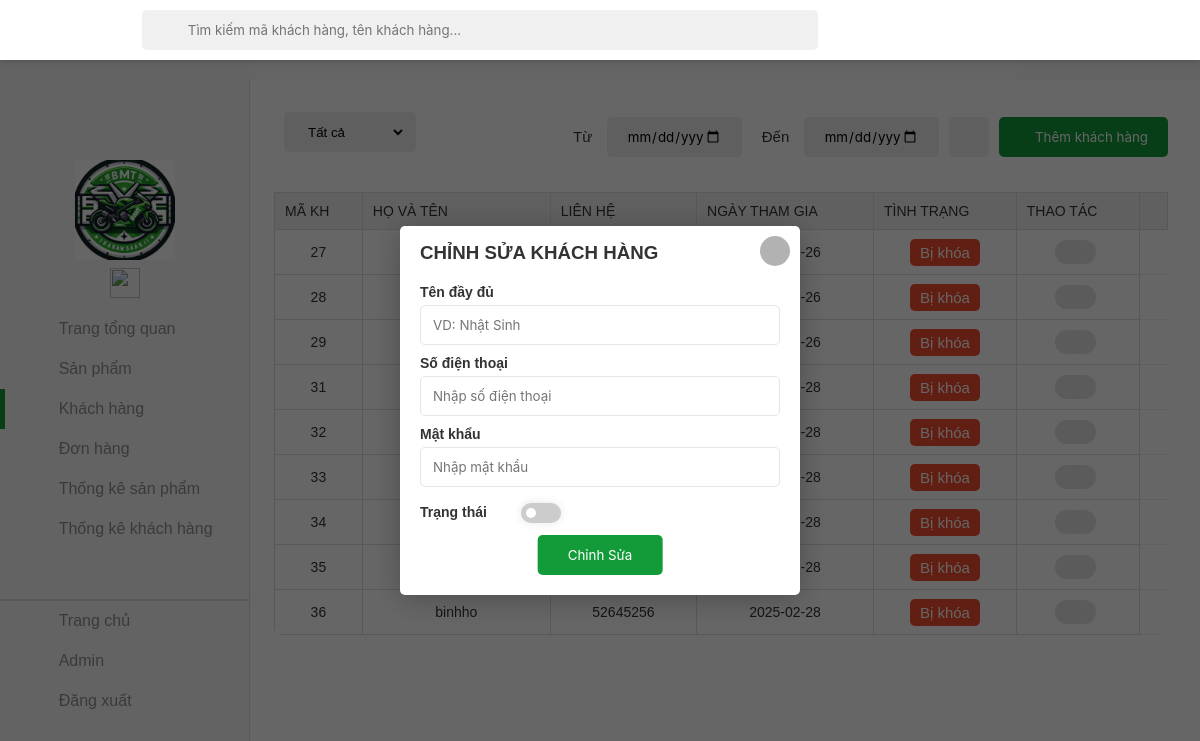
Before: /khachhang/changekhachhang.php with the older database file.
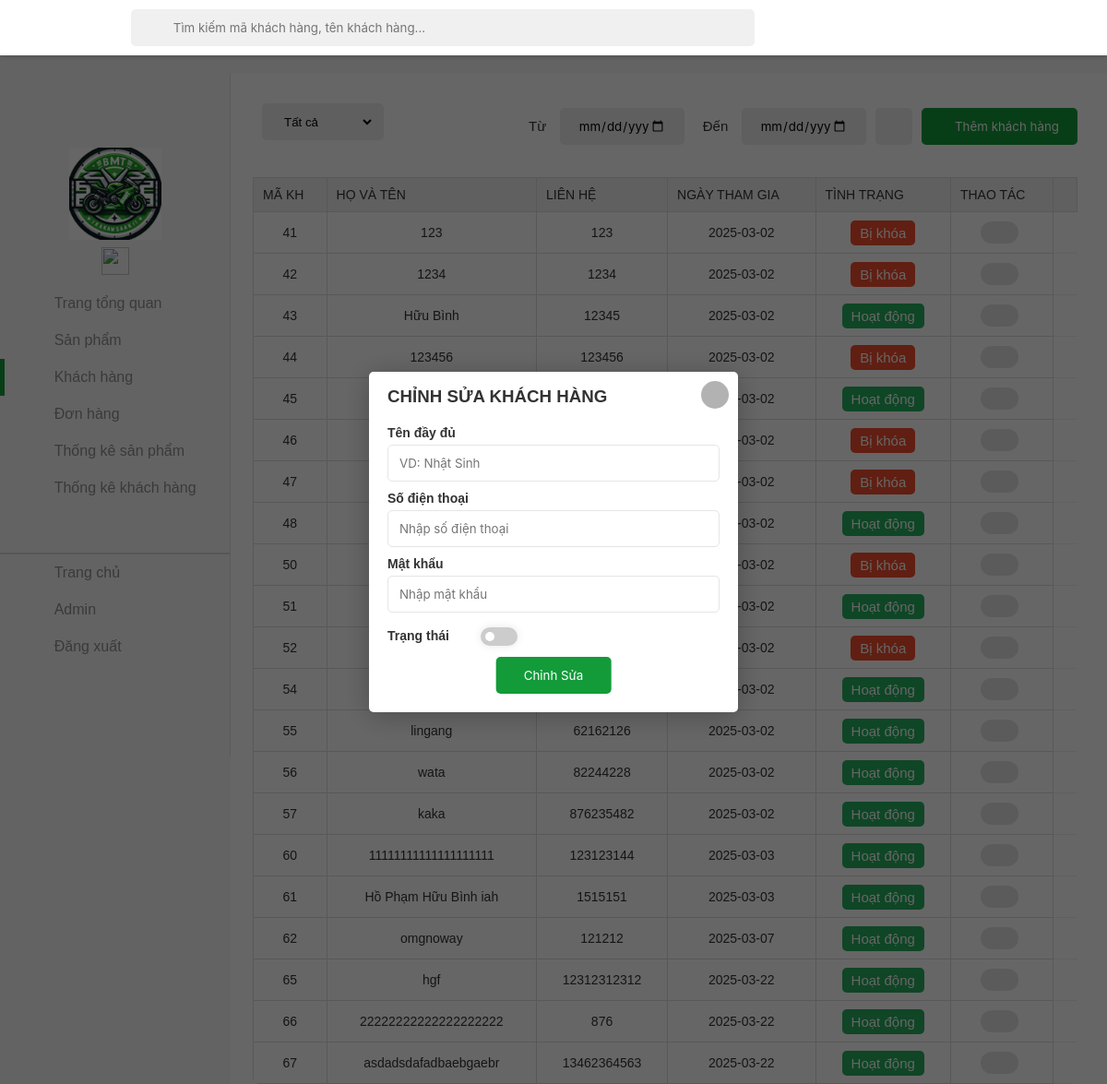
After: the same page with the newer database file.
### tables this page shows
CREATE TABLE `customer` (
  `id` int(20) NOT NULL,
  `name` varchar(20) NOT NULL,
  `contact` varchar(11) NOT NULL,
  `joindate` date NOT NULL,
  `status` int(255) NOT NULL,
  `password` varchar(255) NOT NULL,
  `email` varchar(255) NOT NULL
);

### khachhang/changekhachhang.php (the view, shortened to what the changed rows need)
<!DOCTYPE php>
<php lang="en">
    <head>
        <link rel="stylesheet" href="../assets/css/admin.css">
        <link href="../assets/font/font-awesome-pro-v6-6.2.0/css/all.min.css" rel="stylesheet" type="text/css" />
        <link rel="stylesheet" href="../assets/css/admin-responsive.css">
    </head>
    <body>
        <div class="container">
            <main class="content">
                <div class="section">
                    <div class="table">
                        <table width="100%">
                            <thead>
                                <tr>
                                    <td>MÃ KH</td>
                                    <td>Họ và tên</td>
                                    <td>Liên hệ</td>
                                    <td>Ngày tham gia</td>
                                    <td>Tình trạng</td>
                                    <td>Thao tác</td>
                                    <td></td>
                                </tr>
                            </thead>
                            <tbody id="show-user">
                                <?php
                                $servername = "localhost";
                                $username = "root";
                                $password = "";
                                $dbname = "admindoan";
                                $conn = new mysqli($servername, $username, $password, $dbname);
                                $sql = "SELECT id, name, contact, joindate, status FROM customer";
                                $result = $conn->query($sql);
                                if ($result->num_rows > 0) {
                                    while ($row = $result->fetch_assoc()) {
                                        echo "<tr>";
                                        echo "<td>" . $row["id"] . "</td>";
                                        echo "<td>" . $row["name"] . "</td>";
                                        echo "<td>" . $row["contact"] . "</td>";
                                        echo "<td>" . $row["joindate"] . "</td>";
                                        echo "<td><span class='status-" . ($row["status"] == 1 ? "complete" : "no-complete") . "'>" . ($row["status"] == 1 ? "Hoạt động" : "Bị khóa") . "</span></td>";
                                        echo "<td class='control control-table'>";
                                        echo "<a href='/changekhachhang.php?id=" . $row["id"] . "'><button class='btn-edit' id='edit-account'  >";
                                        echo "<i class='fa-light fa-pen-to-square'></i></button></a>";
                                        echo "</td>";
                                        echo "</tr>";
                                    }
                                }
                                ?>
                            </tbody>
                        </table>
                    </div>
                </div>
            </main>
        </div>
    </body>
</php>

Changed rows visible on the page:
removed customer: id "27", status "Bị khóa"
removed customer: id "28", status "Bị khóa"
removed customer: id "29", status "Bị khóa"
removed customer: id "31", status "Bị khóa"
removed customer: id "32", status "Bị khóa"
removed customer: id "33", status "Bị khóa"
removed customer: id "34", status "Bị khóa"
removed customer: id "35", status "Bị khóa"
removed customer: id "36", name "binhho", contact "52645256", joindate "2025-02-28", status "Bị khóa"
added customer: id "41", name "123", contact "123", joindate "2025-03-02", status "Bị khóa"
added customer: id "42", name "1234", contact "1234", joindate "2025-03-02", status "Bị khóa"
added customer: id "43", name "Hữu Bình", contact "12345", joindate "2025-03-02", status "Hoạt động"
added customer: id "44", name "123456", contact "123456", joindate "2025-03-02", status "Bị khóa"
added customer: id "45", joindate "2025-03-02", status "Hoạt động"
added customer: id "46", joindate "2025-03-02", status "Bị khóa"
added customer: id "47", joindate "2025-03-02", status "Bị khóa"
added customer: id "48", joindate "2025-03-02", status "Hoạt động"
added customer: id "50", joindate "2025-03-02", status "Bị khóa"
added customer: id "51", joindate "2025-03-02", status "Hoạt động"
added customer: id "52", joindate "2025-03-02", status "Bị khóa"
added customer: id "54", joindate "2025-03-02", status "Hoạt động"
added customer: id "55", name "lingang", contact "62162126", joindate "2025-03-02", status "Hoạt động"
added customer: id "56", name "wata", contact "82244228", joindate "2025-03-02", status "Hoạt động"
added customer: id "57", name "kaka", contact "876235482", joindate "2025-03-02", status "Hoạt động"
added customer: id "60", name "11111111111111111111", contact "123123144", joindate "2025-03-03", status "Hoạt động"
added customer: id "61", name "Hồ Phạm Hữu Bình iah", contact "1515151", joindate "2025-03-03", status "Hoạt động"
added customer: id "62", name "omgnoway", contact "121212", joindate "2025-03-07", status "Hoạt động"
added customer: id "65", name "hgf", contact "12312312312", joindate "2025-03-22", status "Hoạt động"
added customer: id "66", name "22222222222222222222", contact "876", joindate "2025-03-22", status "Hoạt động"
added customer: id "67", name "asdadsdafadbaebgaebr", contact "13462364563", joindate "2025-03-22", status "Hoạt động"
